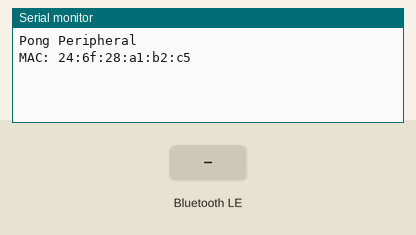
Recording of a sketch running on a simulated Arduino Nano 33 IoT. On the bench: the last lines printed to the serial monitor. Inputs (shaded band) come from the test bench. Nothing arrives over Bluetooth unless stated; a phone connects over Bluetooth LE 3 s after start.

Above: at 1.3 s.
1.4 s: Bluetooth LE write "1" received
At 4.1 s:
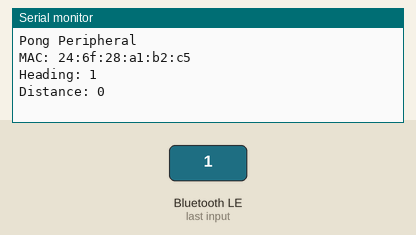
4.4 s: Bluetooth LE write "1" received
At 5.1 s:
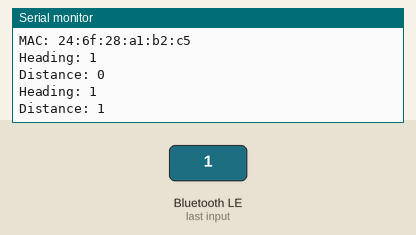
5.9 s: Bluetooth LE write "0" received
At 6.3 s:
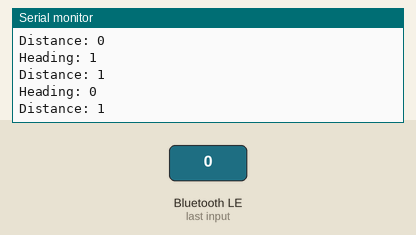
7.4 s: Bluetooth LE write "2" received
At 8.6 s:
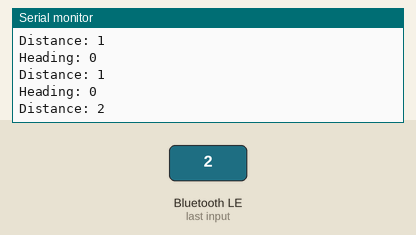
Timing chart, 0 to 9.9 s (numbered marks = the images above; inputs shaded):
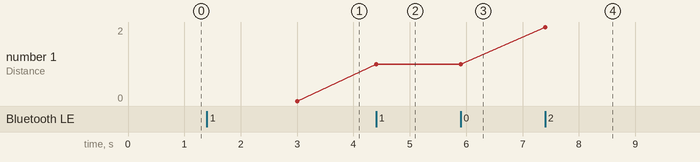

The sketch:

seeed_BLE_ex_hack.ino
```cpp
#include <ArduinoBLE.h>

//BLEService ledService("19B10000-E8F2-537E-4F6C-D104768A1214"); // Bluetooth® Low Energy LED Service
BLEService headingService("229739d7-b3a2-48c0-aa48-16f181fc7dc4");
BLEService distanceService("db31bf8b-76eb-422e-877c-984f4a202758");
//BLEService PongService("0945a7e7-7778-4ea4-a47d-cd1bfa40f37a");
// Bluetooth® Low Energy LED Switch Characteristic - custom 128-bit UUID, read and writable by central
//BLEByteCharacteristic switchCharacteristic("19B10001-E8F2-537E-4F6C-D104768A1214", BLERead | BLEWrite);
BLEByteCharacteristic headingCharacteristic("4401ba75-2b0f-4b18-9028-696b467dafe9", BLERead | BLEWriteWithoutResponse| BLENotify);
BLEByteCharacteristic distanceCharacteristic("59077dfa-9f09-454b-8ad3-52870c7cbe19", BLERead | BLEWriteWithoutResponse | BLENotify);
//BLEByteCharacteristic PongCharacteristic("afc713c5-7066-4824-8bcd-fddee1c99371", BLERead);

// const int ledPin = LED_BUILTIN; // pin to use for the LED
uint8_t heading = 0;
uint8_t distance = 0;

void setup() {
  Serial.begin(9600);
  while (!Serial);

  // set LED pin to output mode
//  pinMode(ledPin, OUTPUT);

  // begin initialization
  if (!BLE.begin()) {
    Serial.println("starting Bluetooth® Low Energy module failed!");

    while (1);
  }

  // set advertised local name and service UUID:
  BLE.setLocalName("Pong");
  BLE.setAdvertisedService(headingService);
  BLE.setAdvertisedService(distanceService);

  // add the characteristic to the service
  headingService.addCharacteristic(headingCharacteristic);
  distanceService.addCharacteristic(distanceCharacteristic);

  // add service
  BLE.addService(headingService);
  BLE.addService(distanceService);

  // set the initial value for the characeristic:
  headingCharacteristic.writeValue(0);
  distanceCharacteristic.writeValue(0);

  // start advertising
//  BLE.setAdvertisingInterval(32);
//  BLE.setConnectionInterval(8, 8);
  BLE.advertise();
  delay(100);

  Serial.println("Pong Peripheral");
  Serial.print("MAC: ");
  Serial.println(BLE.address());
}

void loop() {
  // listen for Bluetooth® Low Energy peripherals to connect:
  BLEDevice central = BLE.central();
  BLE.poll();
  // if a central is connected to peripheral:
//  if (central) {
//    Serial.print("Connected to central: ");
//    // print the central's MAC address:
//    Serial.println(central.address());

    // while the central is still connected to peripheral:
  if (central) {
        while (central.connected()){
        if (headingCharacteristic.written() || distanceCharacteristic.written()) {
//          heading = headingCharacteristic.value();
//            headingCharacteristic.writeValue(10);
//          distance = distanceCharacteristic.value();
            headingCharacteristic.readValue(heading);
            distanceCharacteristic.readValue(distance);
          Serial.print("Heading: ");
          Serial.println(heading);
          Serial.print("Distance: ");
          Serial.println(distance);
          }
        }
      }

    // when the central disconnects, print it out:
//    Serial.print(F("Disconnected from central: "));
//    Serial.println(central.address());
}
```

Measured:
- after the input at 1.4 s, the serial monitor: prints a new line after 1.6 s (image 1)
- after the input at 4.4 s, the serial monitor: prints a new line at once (image 2)
- after the input at 5.9 s, the serial monitor: prints a new line at once (image 3)
- after the input at 7.4 s, the serial monitor: prints a new line at once (image 4)
- plotted number 1: 1 → 2 after the input at 7.4 s
